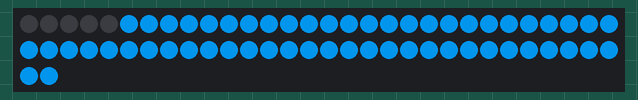
Simulated run of this sketch. Board: Arduino Uno, built with avr-gcc and run on an emulated ATmega328P. Parts: 62 RGB LEDs in strip order, left to right, continuing on the next row. Dim RGB values are drawn brighter than linear.

Above: at 0.06 s.
At 2.41 s:
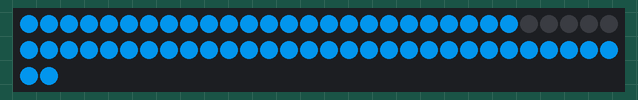
At 4.57 s:
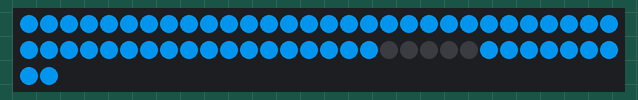
At 9.06 s:
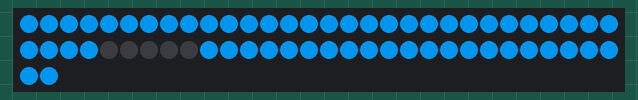
At 13.56 s:
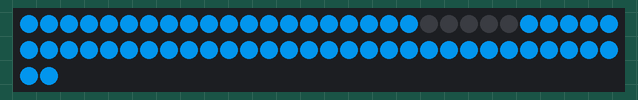
At 18.15 s:
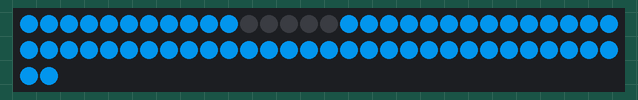

Measured:
- by itself, everything shown: repeats every 17.0 s, in 182 steps

The sketch:

speed_light.ino
```cpp
#include <Adafruit_NeoPixel.h>
#ifdef __AVR__
  #include <avr/power.h>
#endif

#define PIN 6

// Parameter 1 = number of pixels in strip
// Parameter 2 = Arduino pin number (most are valid)
// Parameter 3 = pixel type flags, add together as needed:
//   NEO_KHZ800  800 KHz bitstream (most NeoPixel products w/WS2812 LEDs)
//   NEO_KHZ400  400 KHz (classic 'v1' (not v2) FLORA pixels, WS2811 drivers)
//   NEO_GRB     Pixels are wired for GRB bitstream (most NeoPixel products)
//   NEO_RGB     Pixels are wired for RGB bitstream (v1 FLORA pixels, not v2)
//   NEO_RGBW    Pixels are wired for RGBW bitstream (NeoPixel RGBW products)
Adafruit_NeoPixel strip = Adafruit_NeoPixel(62, PIN, NEO_GRB + NEO_KHZ800);

// IMPORTANT: To reduce NeoPixel burnout risk, add 1000 uF capacitor across
// pixel power leads, add 300 - 500 Ohm resistor on first pixel's data input
// and minimize distance between Arduino and first pixel.  Avoid connecting
// on a live circuit...if you must, connect GND first.

void setup() {
  // This is for Trinket 5V 16MHz, you can remove these three lines if you are not using a Trinket
  #if defined (__AVR_ATtiny85__)
    if (F_CPU == 16000000) clock_prescale_set(clock_div_1);
  #endif
  // End of trinket special code
  strip.begin();
  strip.show(); // Initialize all pixels to 'off'
}

void loop() {

  whiteOverRainbow(20,75,5);
}


void whiteOverRainbow(uint8_t wait, uint8_t whiteSpeed, uint8_t whiteLength ) {

  if(whiteLength >= strip.numPixels()) whiteLength = strip.numPixels() - 1;

  int head = whiteLength - 1;
  int tail = 0;

  int loops = 3;
  int loopNum = 0;

  static unsigned long lastTime = 0;


  while(true){
    for(int j=0; j<256; j++) {
      for(uint16_t i=0; i<strip.numPixels(); i++) {
        if((i >= tail && i <= head) || (tail > head && i >= tail) || (tail > head && i <= head) ){
          strip.setPixelColor(i, strip.Color(0,0,0, 255 ) );
        }
        else{
          strip.setPixelColor(i, 2,123,196);
        }

      }

      if(millis() - lastTime > whiteSpeed) {
        head++;
        tail++;
        if(head == strip.numPixels()){
          loopNum++;
        }
        lastTime = millis();
      }

      if(loopNum == loops) return;

      head%=strip.numPixels();
      tail%=strip.numPixels();
        strip.show();
        delay(wait);
    }
  }

}
```
